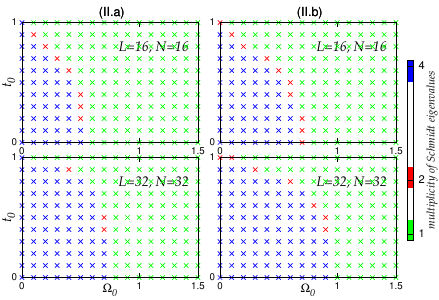

This chart was generated by the following gnuplot code:
topdf='|epstopdf --filter --outfile='
set key spacing 1.3 samplen 2.5 right top reverse
set xlabel font 'Garamond-Premier-Pro-Italic,18'
set ylabel font 'Garamond-Premier-Pro-Italic,20'
set cblabel font 'Garamond-Premier-Pro-Italic,16'
set cbtics font ',16'
set xtics font ',14'
set ytics font ',14'
set title font ',18'
set key font ',16'

if(!exist("debug")) debug=0
if(!exist("outfile")) outfile=topdf.'scan_ent.pdf'; else outfile=topdf.outfile.'scan_ent.pdf'
if(!exist("yl")) yl=3.0
if(!exist("xl")) xl=4.4
if(!debug) set terminal postscript eps "Helvetica" 12 color solid enhanced size xl,yl
	       			   #font : sans, yuanti SC, Times, Helvetica
if(!debug) set output outfile

set yrange [0:1.0]
set xrange [0:1.5]
set xtics ('0' 0, '1' 1, '1.5' 1.5) offset 0,0
set ytics ('0' 0, '1' 1, '1.5' 1.5) offset 0,0
unset ztics
unset key

set pm3d
set pm3d map
unset surface
set cbrange [1:4]
set cbtics ('1' 1.1, '2' 2, '4' 3.9)
set palette model RGB defined (0.8 'green', 1.2 'green', 1.2 'white', 1.8 'white', 1.8 'red', 2.2 'red', 2.2 'white', 3.8 'white', 3.8 'blue', 4.2 'blue')
#set palette model RGB defined (1 'green', 2 'red', 4 'blue')

set multiplot layout 2,2 scale 1.0, 1.0
file = 'n16_degent.dat'
unset colorbox
set label 'L=16, N=16' at graph 0.55, 0.8 font 'Garamond-Premier-Pro-Italic,20'
set label '(II.a)' at screen 0.225, 0.96 font ', 18'
set label '(II.b)' at screen 0.675, 0.96 font ', 18'
set ylabel "t_0" offset 1.0, 0.0 font 'Garamond-Premier-Pro-Italic,20'

set tmargin screen 0.925
set lmargin screen 0.05
set rmargin screen 0.45
set bmargin screen 0.525
plot file index 0 u ($1):($2):3  w p pt 2 lw 2 palette 

unset ylabel
set lmargin screen 0.50
set rmargin screen 0.90
plot file index 1 u ($1):($2):3  w p pt 2 lw 2 palette 


unset label
file = 'n32_degent.dat'
set ylabel "t_0" offset 1.0, 0.0 font 'Garamond-Premier-Pro-Italic,20' 
set xlabel "{/Symbol W}_0" offset 0.0, 1.0
unset title
set label 'L=32, N=32' at graph 0.55, 0.8 font 'Garamond-Premier-Pro-Italic,20' 
unset colorbox
unset lmargin
set tmargin screen 0.475
set lmargin screen 0.05
set rmargin screen 0.45
set bmargin screen 0.075
plot file index 0 u ($1):($2):3  w p pt 2 lw 2 palette 

unset ylabel
set lmargin screen 0.5
set rmargin screen 0.9
set colorbox user origin 0.925,0.2 size 0.015, 0.6
set cblabel "multiplicity of Schmidt eigenvalues" offset 1.0, 0.0
plot file index 1 u ($1):($2):3  w p pt 2 lw 2 palette 

unset multiplot

set output
